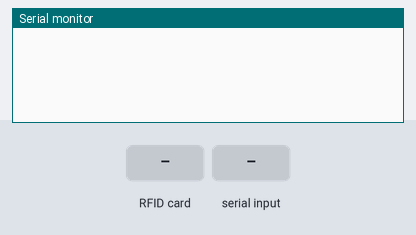
A sketch run on a simulated Arduino Uno, built with avr-gcc and run on an emulated ATmega328P. Parts: the last lines printed to the serial monitor. Inputs (shaded band) come from the test bench.

Above: at 1.2 s.
1.3 s: RFID card 5E 7A 19 C4 held to the reader
At 2.1 s:
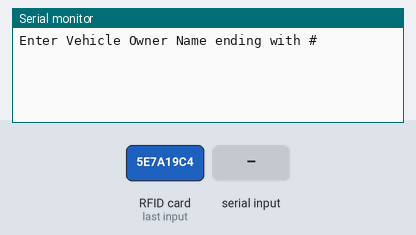
2.8 s: "1#" received over Serial
At 4.0 s:
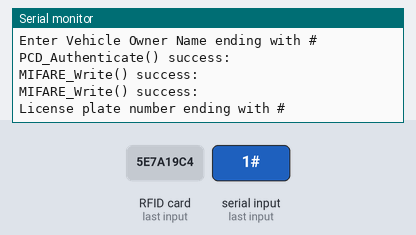

Measured:
- after the input at 1.3 s, the serial monitor: prints a new line at once (image 1)
- after the input at 2.8 s, the serial monitor: prints a new line at once (image 2)

The sketch:

rfid_write_data.ino
```cpp
#include <SPI.h>
#include <MFRC522.h>

#define RST_PIN 9  // Configurable, see typical pin layout above
#define SS_PIN 10  // Configurable, see typical pin layout above

MFRC522 mfrc522(SS_PIN, RST_PIN);  // Create MFRC522 instance

void setup() {
  Serial.begin(9600);  // Initialize serial communications with the PC
  SPI.begin();         // Init SPI bus
  mfrc522.PCD_Init();  // Init MFRC522 card
}

void loop() {
  // Prepare key - all keys are set to FFFFFFFFFFFFh at chip delivery from the factory.
  MFRC522::MIFARE_Key key;
  for (byte i = 0; i < 6; i++) key.keyByte[i] = 0xFF;

  // Reset the loop if no new card present on the sensor/reader. This saves the entire process when idle.
  if (!mfrc522.PICC_IsNewCardPresent()) {
    return;
  }

  // Select one of the cards
  if (!mfrc522.PICC_ReadCardSerial()) {
    return;
  }

  byte buffer[34];
  byte block;
  MFRC522::StatusCode status;
  byte len;

  Serial.setTimeout(20000L);  // wait until 20 seconds for input from serial
  // Get vehicle owner name
  Serial.println("Enter Vehicle Owner Name ending with #");
  len = Serial.readBytesUntil('#', (char *)buffer, 30);  // read name from serial
  for (byte i = len; i < 30; i++) buffer[i] = ' ';       // pad with spaces

  block = 1;
  //Serial.println(F("Authenticating using key A..."));
  status = mfrc522.PCD_Authenticate(MFRC522::PICC_CMD_MF_AUTH_KEY_A, block, &key, &(mfrc522.uid));
  if (status != MFRC522::STATUS_OK) {
    Serial.print("PCD_Authenticate() failed: ");
    Serial.println(mfrc522.GetStatusCodeName(status));
    return;
  } else Serial.println("PCD_Authenticate() success: ");

  // Write block
  status = mfrc522.MIFARE_Write(block, buffer, 16);
  if (status != MFRC522::STATUS_OK) {
    Serial.print("MIFARE_Write() failed: ");
    Serial.println(mfrc522.GetStatusCodeName(status));
    return;
  } else Serial.println("MIFARE_Write() success: ");

  block = 2;
  //Serial.println(F("Authenticating using key A..."));
  status = mfrc522.PCD_Authenticate(MFRC522::PICC_CMD_MF_AUTH_KEY_A, block, &key, &(mfrc522.uid));
  if (status != MFRC522::STATUS_OK) {
    Serial.print("PCD_Authenticate() failed: ");
    Serial.println(mfrc522.GetStatusCodeName(status));
    return;
  }

  // Write block
  status = mfrc522.MIFARE_Write(block, &buffer[16], 16);
  if (status != MFRC522::STATUS_OK) {
    Serial.print("MIFARE_Write() failed: ");
    Serial.println(mfrc522.GetStatusCodeName(status));
    return;
  } else Serial.println("MIFARE_Write() success: ");

  // Get license plate number
  Serial.println("License plate number ending with #");
  len = Serial.readBytesUntil('#', (char *)buffer, 20);  // read first name from serial
  for (byte i = len; i < 20; i++) buffer[i] = ' ';       // pad with spaces

  block = 4;
  //Serial.println(F("Authenticating using key A..."));
  status = mfrc522.PCD_Authenticate(MFRC522::PICC_CMD_MF_AUTH_KEY_A, block, &key, &(mfrc522.uid));
  if (status != MFRC522::STATUS_OK) {
    Serial.print("PCD_Authenticate() failed: ");
    Serial.println(mfrc522.GetStatusCodeName(status));
    return;
  }

  // Write block
  status = mfrc522.MIFARE_Write(block, buffer, 16);
  if (status != MFRC522::STATUS_OK) {
    Serial.print(F("MIFARE_Write() failed: "));
    Serial.println(mfrc522.GetStatusCodeName(status));
    return;
  } else Serial.println(F("MIFARE_Write() success: "));

  block = 5;
  //Serial.println(F("Authenticating using key A..."));
  status = mfrc522.PCD_Authenticate(MFRC522::PICC_CMD_MF_AUTH_KEY_A, block, &key, &(mfrc522.uid));
  if (status != MFRC522::STATUS_OK) {
    Serial.print(F("PCD_Authenticate() failed: "));
    Serial.println(mfrc522.GetStatusCodeName(status));
    return;
  }

  // Write block
  status = mfrc522.MIFARE_Write(block, &buffer[16], 16);
  if (status != MFRC522::STATUS_OK) {
    Serial.print(F("MIFARE_Write() failed: "));
    Serial.println(mfrc522.GetStatusCodeName(status));
    return;
  } else Serial.println(F("MIFARE_Write() success: "));

  mfrc522.PICC_HaltA();       // Halt PICC
  mfrc522.PCD_StopCrypto1();  // Stop encryption on PCD
}
```
